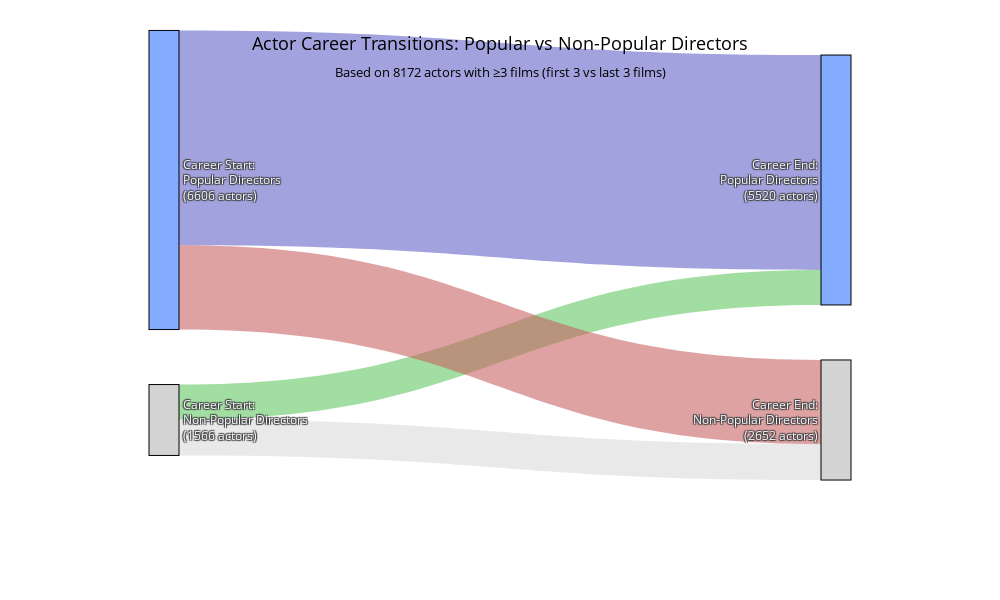

The cell this chart's notebook holds for it:
### Code cell
# Create Sankey diagram showing actor career transitions
import plotly.graph_objects as go

# Define nodes
# 0: Career Start - Non-Popular
# 1: Career Start - Popular  
# 2: Career End - Non-Popular
# 3: Career End - Popular

# Calculate actor counts for each node
career_start_nonpopular = transitions[('Non-Popular', 'Non-Popular')] + transitions[('Non-Popular', 'Popular')]
career_start_popular = transitions[('Popular', 'Non-Popular')] + transitions[('Popular', 'Popular')]
career_end_nonpopular = transitions[('Non-Popular', 'Non-Popular')] + transitions[('Popular', 'Non-Popular')]
career_end_popular = transitions[('Non-Popular', 'Popular')] + transitions[('Popular', 'Popular')]

nodes = [
    f"Career Start:<br>Non-Popular Directors<br>({career_start_nonpopular} actors)",
    f"Career Start:<br>Popular Directors<br>({career_start_popular} actors)",
    f"Career End:<br>Non-Popular Directors<br>({career_end_nonpopular} actors)",
    f"Career End:<br>Popular Directors<br>({career_end_popular} actors)"
]

# Define links (source, target, value)
links = [
    # Non-Popular → Non-Popular
    (0, 2, transitions[('Non-Popular', 'Non-Popular')]),
    # Non-Popular → Popular
    (0, 3, transitions[('Non-Popular', 'Popular')]),
    # Popular → Non-Popular
    (1, 2, transitions[('Popular', 'Non-Popular')]),
    # Popular → Popular
    (1, 3, transitions[('Popular', 'Popular')])
]

# Prepare data for Sankey
source_indices = [link[0] for link in links]
target_indices = [link[1] for link in links]
values = [link[2] for link in links]

# Create colors for the flows
colors = [
    'rgba(200, 200, 200, 0.4)',  # Non-Popular → Non-Popular (gray)
    'rgba(100, 200, 100, 0.6)',  # Non-Popular → Popular (green - upward)
    'rgba(200, 100, 100, 0.6)',  # Popular → Non-Popular (red - downward)
    'rgba(100, 100, 200, 0.6)'   # Popular → Popular (blue - stable)
]

# Node colors
node_colors = [
    'rgba(200, 200, 200, 0.8)',  # Career Start Non-Popular
    'rgba(100, 150, 255, 0.8)',  # Career Start Popular
    'rgba(200, 200, 200, 0.8)',  # Career End Non-Popular
    'rgba(100, 150, 255, 0.8)'   # Career End Popular
]

# Create Sankey diagram
fig = go.Figure(data=[go.Sankey(
    node=dict(
        pad=30,
        thickness=30,
        line=dict(color="black", width=1),
        label=nodes,
        color=node_colors,
        x=[0.1, 0.1, 0.9, 0.9],  # Position nodes
        y=[0.8, 0.2, 0.8, 0.2],  # Flipped: Popular at 0.2 (top), Non-Popular at 0.8 (bottom)
    ),
    link=dict(
        source=source_indices,
        target=target_indices,
        value=values,
        color=colors,
        label=[f"{v} actors" for v in values]
    )
)])

fig.update_layout(
    title={
        'text': f"Actor Career Transitions: Popular vs Non-Popular Directors<br>" +
                f"<sub>Based on {total_actors} actors with ≥{actor_min_films} films (first 3 vs last 3 films)</sub>",
        'x': 0.5,
        'xanchor': 'center',
        'font': {'size': 18, 'color': 'black'}
    },
    font=dict(size=12),
    margin=dict(b=100),
    paper_bgcolor='white',
    height=600,
    width=1000
)

fig.show()

# A bit different config for actually saving the figure to svg, because of font sizes/colors
fig.update_layout(
    title={
        'text': f"Actor Career Transitions: Popular vs Non-Popular Directors<br>" +
                f"<sub>Based on {total_actors} actors with ≥{actor_min_films} films (first 3 vs last 3 films)</sub>",
        'x': 0.5,
        'xanchor': 'center',
        'font': {'size': 24, 'color': 'black'}
    },
    font=dict(size=12, color='black', shadow='auto'),
    font_shadow = "rgba(0, 0, 0, 0)",
    height=300,
    width=500,
    paper_bgcolor='white',  # Set background to white
    plot_bgcolor='white',   # Set plot area to white
    margin=dict(l=20, r=20, t=100, b=100),  # Add margins (left, right, top, bottom)
)
fig.write_image('actor_career_transitions_sankey.svg', width=1000, height=600)

### Figure 1 — Plotly figure (JSON) as saved in the notebook; plotly's stock layout.template omitted (floating-point values rounded to 4 significant figures)
{"data": [{"link": {"color": ["rgba(200, 200, 200, 0.4)", "rgba(100, 200, 100, 0.6)", "rgba(200, 100, 100, 0.6)", "rgba(100, 100, 200, 0.6)"], "label": ["792 actors", "774 actors", "1860 actors", "4746 actors"], "source": [0, 0, 1, 1], "target": [2, 3, 2, 3], "value": [792, 774, 1860, 4746]}, "node": {"color": ["rgba(200, 200, 200, 0.8)", "rgba(100, 150, 255, 0.8)", "rgba(200, 200, 200, 0.8)", "rgba(100, 150, 255, 0.8)"], "label": ["Career Start:<br>Non-Popular Directors<br>(1566 actors)", "Career Start:<br>Popular Directors<br>(6606 actors)", "Career End:<br>Non-Popular Directors<br>(2652 actors)", "Career End:<br>Popular Directors<br>(5520 actors)"], "line": {"color": "black", "width": 1}, "pad": 30, "thickness": 30, "x": [0.1, 0.1, 0.9, 0.9], "y": [0.8, 0.2, 0.8, 0.2]}, "type": "sankey"}], "layout": {"title": {"font": {"size": 18, "color": "black"}, "text": "Actor Career Transitions: Popular vs Non-Popular Directors<br><sub>Based on 8172 actors with ≥3 films (first 3 vs last 3 films)</sub>", "x": 0.5, "xanchor": "center"}, "font": {"size": 12}, "margin": {"b": 100}, "paper_bgcolor": "white", "height": 600, "width": 1000}}
